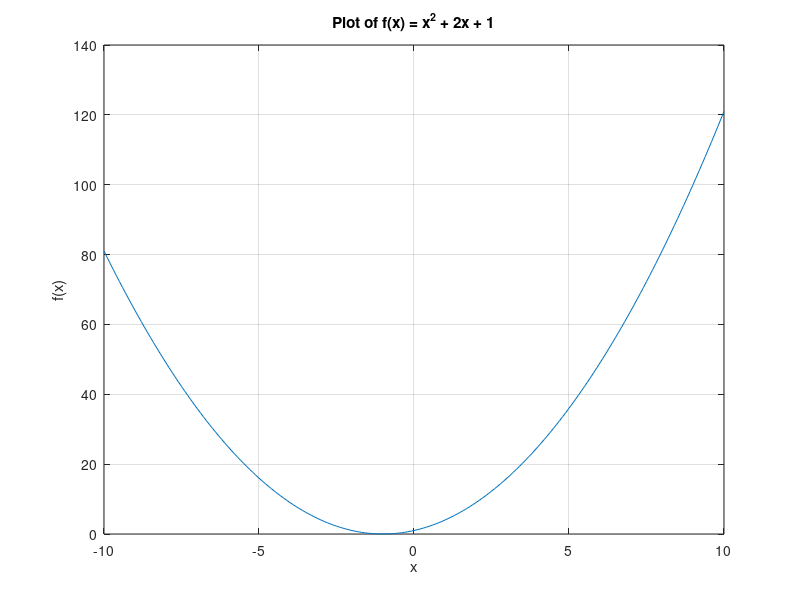

Write the MATLAB code that produced this figure.
% Define the function
f = @(x) x.^2 + 2*x + 1;

% Create a range of x values
x = -10:0.1:10;

% Compute the corresponding y values
y = f(x);

% Plot the function
plot(x, y);
xlabel('x');
ylabel('f(x)');
title('Plot of f(x) = x^2 + 2x + 1');
grid on;